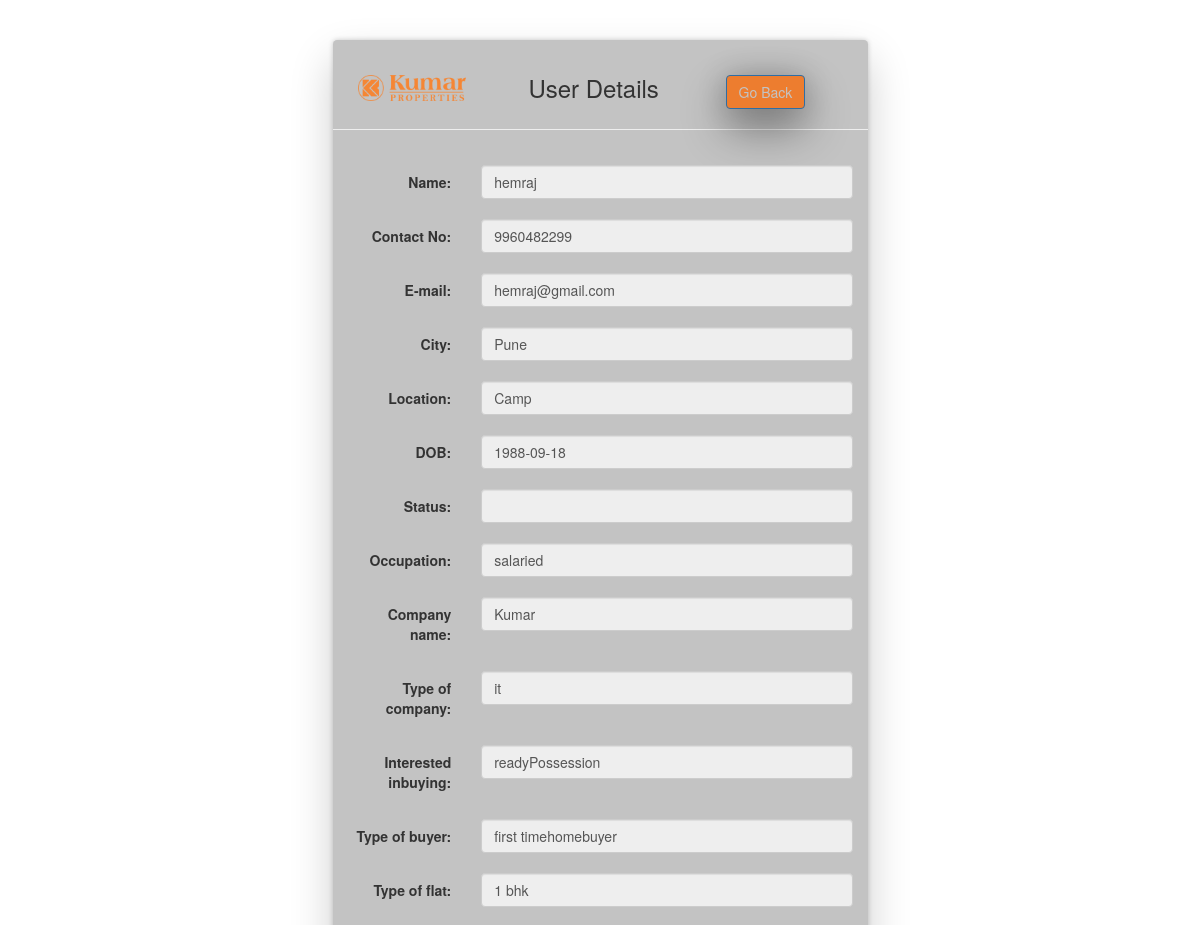
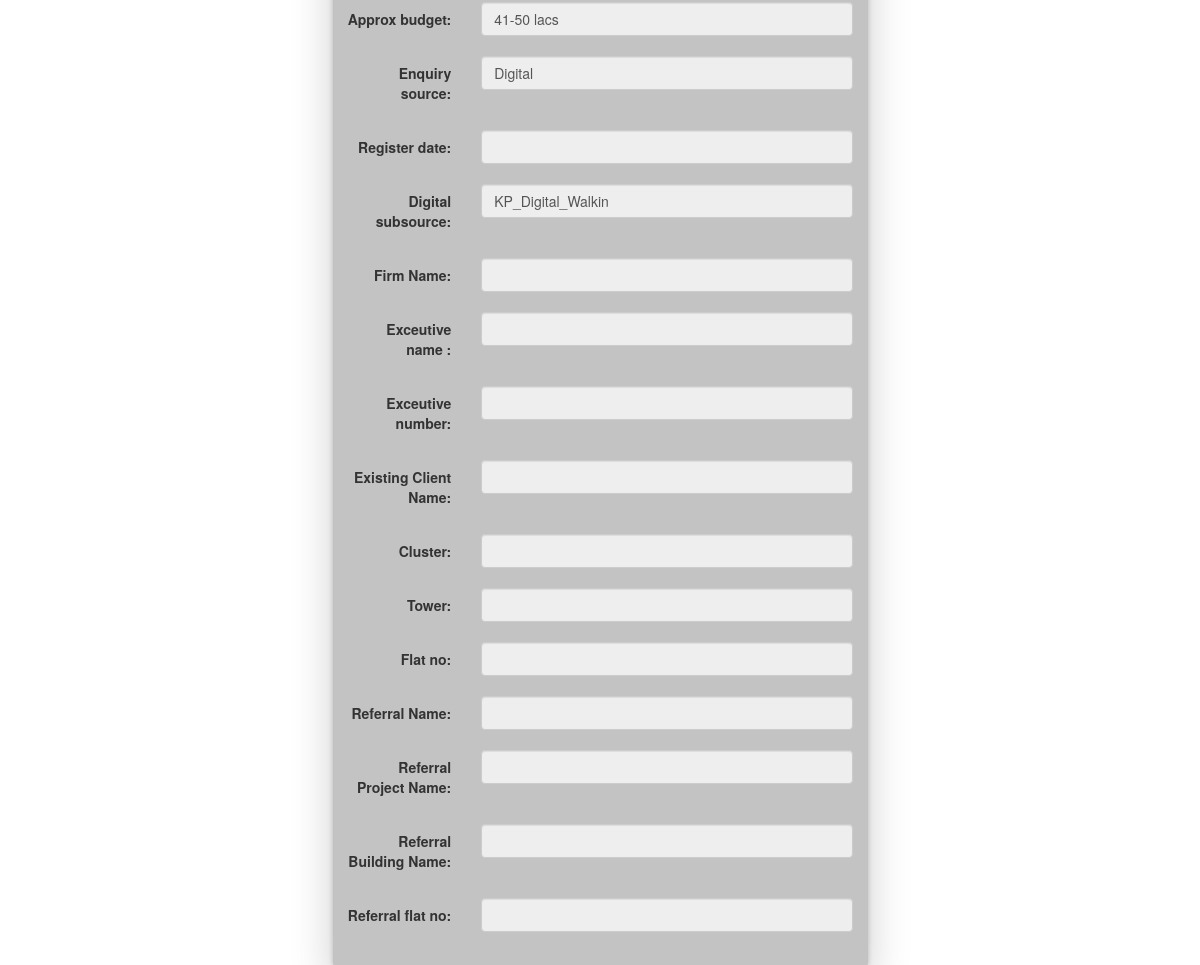
/edit1.php?id=339, run on the app's committed database (2 pictures, top to bottom).
### tables this page shows
CREATE TABLE `enquiry` (
  `id` int(11) NOT NULL,
  `assigned_id` int(11) DEFAULT NULL,
  `projectname` varchar(50) NOT NULL,
  `name` varchar(500) NOT NULL,
  `dob` varchar(255) DEFAULT NULL,
  `contactno` varchar(500) NOT NULL,
  `email` varchar(500) NOT NULL,
  `address` varchar(50) NOT NULL,
  `location` varchar(500) NOT NULL,
  `city` varchar(500) NOT NULL,
  `occupation` varchar(255) NOT NULL,
  `companyname` varchar(255) NOT NULL,
  `typeofcompany` varchar(255) DEFAULT NULL,
  `typeofbuyer` varchar(255) NOT NULL,
  `typeofflat` varchar(500) NOT NULL,
  `approxbudget` varchar(500) NOT NULL,
  `interestedinbuying` varchar(255) NOT NULL,
  `purposeOfInvestment` varchar(50) NOT NULL,
  `enquirysource` varchar(500) NOT NULL,
  `digitalsubsource` varchar(50) NOT NULL,
  `firmname` varchar(255) NOT NULL,
  `exceutivename` varchar(245) NOT NULL,
  `exceutivenumber` varchar(245) NOT NULL,
  `existingclientname` varchar(245) NOT NULL,
  `cluster` varchar(245) NOT NULL,
  `Tower` varchar(245) NOT NULL,
  `flatno` varchar(234) NOT NULL,
  `referralname` varchar(255) NOT NULL,
  `referralprojectname` varchar(255) NOT NULL,
  `referralbuildingname` varchar(255) NOT NULL,
  `referralflatno` varchar(122) NOT NULL,
  `referral_mobile` bigint(12) NOT NULL,
  `visits` int(11) NOT NULL,
  `revisit_to` varchar(255) DEFAULT NULL,
  `remarks` varchar(250) DEFAULT NULL,
  `salesperson` varchar(50) DEFAULT NULL,
  `registerdate` varchar(500) DEFAULT NULL,
  `comments` text,
  `created_at` timestamp NOT NULL DEFAULT CURRENT_TIMESTAMP,
  `updated_at` timestamp NOT NULL DEFAULT CURRENT_TIMESTAMP ON UPDATE CURRENT_TIMESTAMP
);

### edit1.php (the view, shortened to what this page needs)
<!DOCTYPE html>
<html>
<?php
  include 'include/database.php';
$result = mysqli_query($conn,"SELECT * FROM enquiry WHERE id='" . $_GET['id'] . "'");
$enquiry= mysqli_fetch_array($result);
?>
<head>
</head>
<body>
<link href="//netdna.bootstrapcdn.com/bootstrap/3.2.0/css/bootstrap.min.css" rel="stylesheet" id="bootstrap-css">
<br>
<div class="container">
    <div class="col-md-3">
    </div>
    <div class="col-md-6 enq-form">
  <form method="post" action="" class="form-horizontal" role="form" >
<div class="form-group">
            <div class="a">
                <h3 style="text-align:center;"><img src="../images/Kumar Logo_300 x 72.png">User Details  &nbsp;&nbsp;&nbsp;&nbsp;&nbsp;&nbsp;&nbsp;&nbsp;
                    <a style="text-align:center;color: #c3c3c3; background-color: #ED7D2F;box-shadow: 0 20px 44px rgb(0 0 0 / 41%), 0 0 30px rgb(0 0 0 / 20%);" href="dashboard.php" class="btn btn-primary" role="button">Go Back</a>
                </h3>
                <hr size="40" shade>
            </div>
</div>
            <div class="form-group">
                <label for="Name" class="col-sm-3 control-label"> Name:</label>
                <div class="col-sm-9">
                    <input type="text" id="name" name="name" class="form-control" value="<?php echo $enquiry['name'] ?>"readonly>
               </div>
               </div>
            <div class="form-group">
                <label for="contactno" class="col-sm-3 control-label">Contact No:</label>
                <div class="col-sm-9">
                    <input type="text" id="contactno" name="contactno"  class="form-control" value="<?php echo $enquiry['contactno'] ?>"readonly >
                </div>
                            </div>
            <div class="form-group">
                <label for="email" class="col-sm-3 control-label">E-mail:</label>
                <div class="col-sm-9">
                    <input type="email" id="email" name="email"  class="form-control" value="<?php echo $enquiry['email'] ?>"readonly>
                </div>
            </div>
            <div class="form-group">
                <label for="city" class="col-sm-3 control-label">City:</label>
                <div class="col-sm-9">
                    <input type="text" id="city" name="city"  class="form-control" value="<?php echo $enquiry['city'] ?>"readonly >
                </div>
            </div>
            <div class="form-group">
                <label for="location" class="col-sm-3 control-label">Location:</label>
                <div class="col-sm-9">
                 <input type="text" id="location" name="location" placeholder="Location" class="form-control" value="<?php echo $enquiry['location'] ?>"readonly >
             </div>
         </div>
           <div class="form-group">
                <label for="dob" class="col-sm-3 control-label">DOB:</label>
                <div class="col-sm-9">
                 <input type="text" id="dob" name="dob" class="form-control" value="<?php echo $enquiry['dob'] ?>" readonly>
             </div>
           </div>
             <div class="form-group">
                <label for="status" class="col-sm-3 control-label">Status:</label>
                <div class="col-sm-9">
                 <input type="text" id="status" name="status"  class="form-control" value="<?php echo $enquiry['status'] ?>" readonly>
             </div>
         </div>
 <div class="form-group">
                <label for="occupation" class="col-sm-3 control-label">Occupation:</label>
                <div class="col-sm-9">
                 <input type="text" id="occupation" name="occupation"  class="form-control" value="<?php echo $enquiry['occupation'] ?>"readonly >
             </div>
         </div>
 <div class="form-group">
                <label for="companyname" class="col-sm-3 control-label">Company name:</label>
                <div class="col-sm-9">
                 <input type="text" id="companyname" name="companyname"  class="form-control" value="<?php echo $enquiry['companyname'] ?>"readonly >
             </div>
         </div>
 <div class="form-group">
                <label for="typeofcompany" class="col-sm-3 control-label">Type of company:</label>
                <div class="col-sm-9">
                 <input type="text" id="typeofcompany" name="typeofcompany" class="form-control" value="<?php echo $enquiry['typeofcompany'] ?>"readonly >
             </div>
         </div>
 <div class="form-group">
                <label for="interestedinbuying" class="col-sm-3 control-label">Interested inbuying:</label>
                <div class="col-sm-9">
                 <input type="text" id="interestedinbuying" name="interestedinbuying"  class="form-control" value="<?php echo $enquiry['interestedinbuying'] ?>" readonly>
             </div>
         </div>
 <div class="form-group">
                <label for="typeofbuyer" class="col-sm-3 control-label">Type of buyer:</label>
                <div class="col-sm-9">
                 <input type="text" id="typeofbuyer" name="typeofbuyer"  class="form-control" value="<?php echo $enquiry['typeofbuyer'] ?>" readonly >
             </div>
         </div>
 <div class="form-group">
                <label for="typeofflat" class="col-sm-3 control-label">Type of flat:</label>
                <div class="col-sm-9">
                 <input type="text" id="typeofflat" name="typeofflat"  class="form-control" value="<?php echo $enquiry['typeofflat'] ?>"readonly >
             </div>
         </div>
 <div class="form-group">
                <label for="approx budget" class="col-sm-3 control-label">Approx budget:</label>
                <div class="col-sm-9">
                 <input type="text" id="approxbudget" name="approxbudget"  class="form-control" value="<?php echo $enquiry['approxbudget'] ?>"readonly >
             </div>
         </div>
         <?php
$subsource1=explode('~',$enquiry['enquirysource']);
 ?>
          <div class="form-group">
                <label for="enquirysource" class="col-sm-3 control-label">Enquiry source:</label>
                <div class="col-sm-9">
                 <input type="text" id="enquirysource" name="enquirysource"  class="form-control" value="<?php echo $subsource1[0]; ?>"   readonly>
             </div>
         </div>
          <div class="form-group">
                <label for="channelsubsource" class="col-sm-3 control-label">Register date:</label>
                <div class="col-sm-9">
                 <input type="text" id="registerdate" name="registerdate"  class="form-control" value="<?php echo $enquiry['registerdate'] ?>"   readonly>
             </div>
           </div>
<?php
$subsource=explode('~',$enquiry['digitalsubsource']);
 ?>
         <div class="form-group">
                <label for="digitalsubsource" class="col-sm-3 control-label">Digital subsource:</label>
                <div class="col-sm-9">
                 <input type="text" id="digitalsubsource" name="digitalsubsource" class="form-control" value="<?php echo $subsource[0]; ?>"   readonly>
             </div>
         </div>
         <div class="form-group">
                <label for="channelsubsource" class="col-sm-3 control-label">Firm Name:</label>
                <div class="col-sm-9">
                 <input type="text" id="channelsubsource" name="channelsubsource"  class="form-control" value="<?php echo $enquiry['channelsubsource'] ?>"   readonly>
             </div>
           </div>
		    <div class="form-group">
                <label for="channelsubsource" class="col-sm-3 control-label">Exceutive name :</label>
                <div class="col-sm-9">
                 <input type="text" id="channelsubsource" name="exceutivename"  class="form-control" value="<?php echo $enquiry['exceutivename'] ?>"   readonly>
             </div>
           </div>
		   <div class="form-group">
                <label for="channelsubsource" class="col-sm-3 control-label">Exceutive number:</label>
                <div class="col-sm-9">
                 <input type="text" id="channelsubsource" name="exceutivenumber"  class="form-control" value="<?php echo $enquiry['exceutivenumber'] ?>"   readonly>
             </div>
           </div>
		   <div class="form-group">
                <label for="channelsubsource" class="col-sm-3 control-label">Existing Client Name:</label>
                <div class="col-sm-9">
                 <input type="text" id="channelsubsource" name="existingclientname"  class="form-control" value="<?php echo $enquiry['existingclientname'] ?>"   readonly>
             </div>
           </div>
		    <div class="form-group">
                <label for="channelsubsource" class="col-sm-3 control-label">Cluster:</label>
                <div class="col-sm-9">
                 <input type="text" id="channelsubsource" name="cluster"  class="form-control" value="<?php echo $enquiry['cluster'] ?>"   readonly>
             </div>
           </div>
		   <div class="form-group">
                <label for="channelsubsource" class="col-sm-3 control-label">Tower:</label>
                <div class="col-sm-9">
                 <input type="text" id="channelsubsource" name="Tower"  class="form-control" value="<?php echo $enquiry['Tower'] ?>"   readonly>
             </div>
           </div>
		   <div class="form-group">
                <label for="channelsubsource" class="col-sm-3 control-label">Flat no:</label>
                <div class="col-sm-9">
                 <input type="text" id="channelsubsource" name="flatno"  class="form-control" value="<?php echo $enquiry['flatno'] ?>"   readonly>
             </div>
           </div>
             <div class="form-group">
                <label for=" Referral Name" class="col-sm-3 control-label">Referral Name:</label>
                <div class="col-sm-9">
                 <input type="text" id="referralname" name="referralname"  class="form-control" value="<?php echo $enquiry['referralname'] ?>"   readonly>
             </div>
           </div>
           <div class="form-group">
                <label for=" project Name" class="col-sm-3 control-label">Referral Project Name:</label>
                <div class="col-sm-9">
                 <input type="text" id="referralprojectname" name="referralprojectname"  class="form-control" value="<?php echo $enquiry['referralprojectname'] ?>"   readonly>
             </div>
           </div>
           <div class="form-group">
                <label for="building Name" class="col-sm-3 control-label"> Referral Building Name:</label>
                <div class="col-sm-9">
                 <input type="text" id="referralbuildingname" name="referralbuildingname"class="form-control" value="<?php echo $enquiry['referralbuildingname'] ?>"   readonly>
             </div>
           </div>
           <div class="form-group">
                <label for="Referral flat no" class="col-sm-3 control-label">Referral flat no:</label>
                <div class="col-sm-9">
                 <input type="text" id="referralflatno" name="referralflatno" class="form-control" value="<?php echo $enquiry['referralflatno'] ?>"   readonly>
             </div>
           </div>
          </div>
</div>
   </body>
</html>

### edit1.php (style rules this page uses)
body { background-repeat: no-repeat; background-size: cover; background-position: 50% 50%; background-attachment: fixed; }
*[role="form"] { box-shadow: 0 20px 44px rgb(0 0 0 / 20%), 0 0 5px rgb(0 0 0 / 20%); max-width: 1100px; padding: 15px; margin: 0 auto; background-color: #c3c3c3; border-radius: 0.3em; background-size: cover; background-position: 50% 50%; background-attachment: fixed; }
.col-md-6.enq-form img { width: 25%; float: left; padding-left: 25PX; }
input[type=text], select, textarea { width: 100%; padding: 12px; border: 1px solid #ccc; border-radius: 4px; resize: vertical; background-color: #c3c3c3; }
label { padding: 12px 12px 12px 0; display: inline-block; }
.container { border-radius: 5px; padding: 20px; }

### data on the page
enquiry: name "hemraj", contactno "9960482299", email "hemraj@gmail.com", city "Pune", location "Camp", dob "1988-09-18", occupation "salaried", companyname "Kumar", typeofcompany "it", interestedinbuying "readyPossession", typeofbuyer "first timehomebuyer", typeofflat "1 bhk", approxbudget "41-50 lacs", enquirysource "Digital", digitalsubsource "KP_Digital_Walkin"
